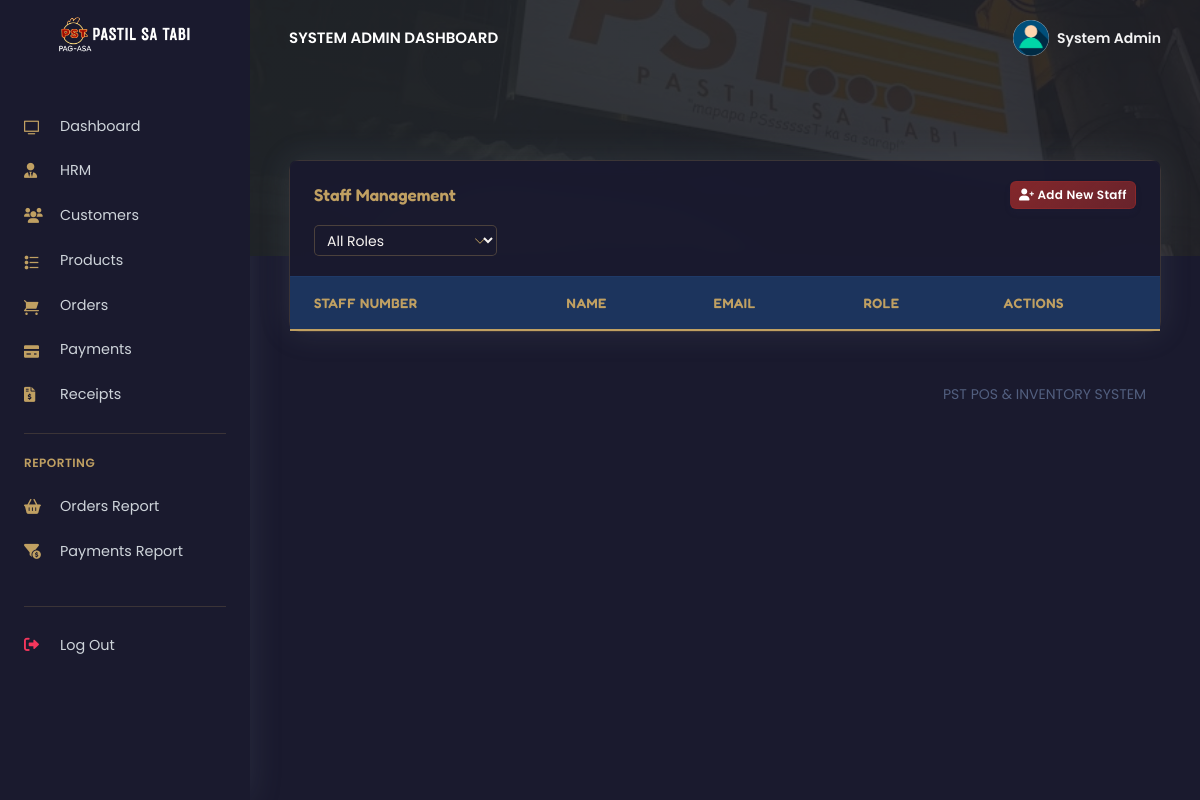
The page /PSTsystem/admin/hrm.php (signed in) on the database as committed earlier.
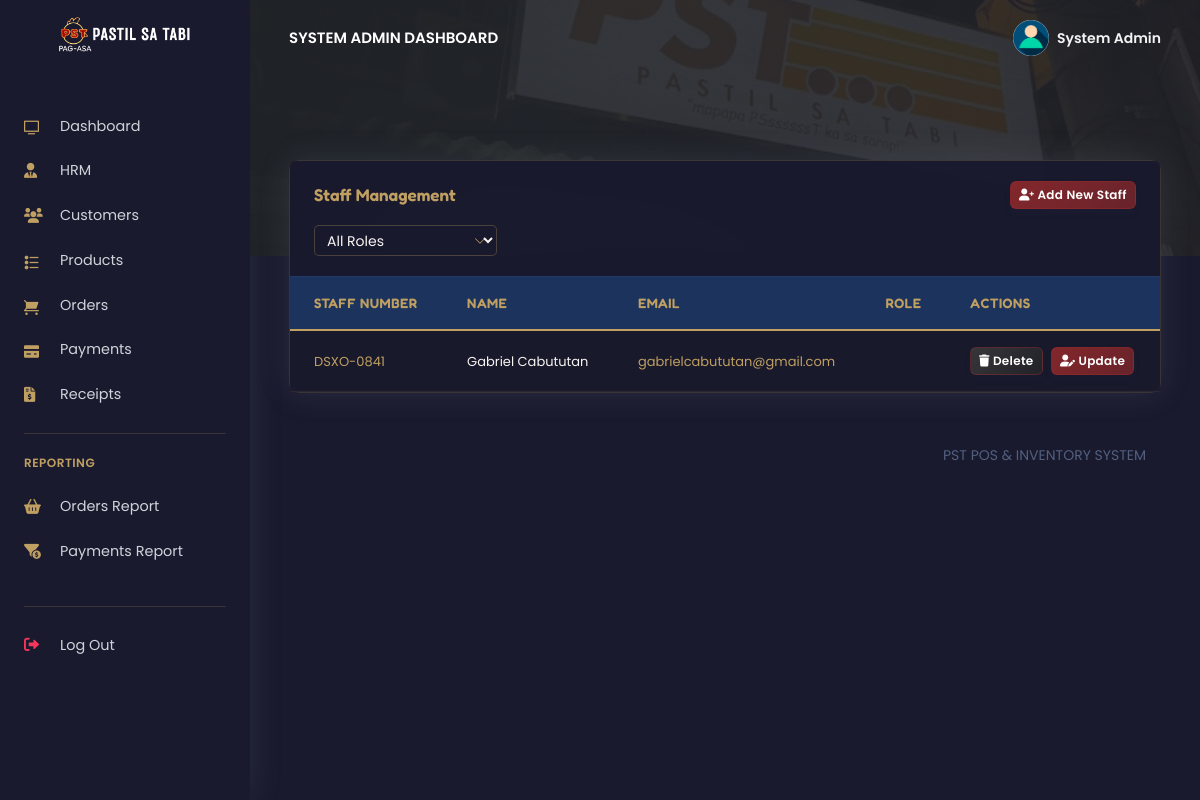
The same page on the database as committed later.
### tables this page shows
CREATE TABLE `rpos_admin` (
  `admin_id` varchar(200) NOT NULL,
  `admin_name` varchar(200) NOT NULL,
  `admin_email` varchar(200) NOT NULL,
  `admin_password` varchar(200) NOT NULL
);

CREATE TABLE `rpos_staff` (
  `staff_id` int(20) NOT NULL,
  `staff_name` varchar(200) NOT NULL,
  `staff_number` varchar(200) NOT NULL,
  `staff_email` varchar(200) NOT NULL,
  `staff_password` varchar(200) NOT NULL,
  `created_at` timestamp(6) NOT NULL DEFAULT current_timestamp(6) ON UPDATE current_timestamp(6)
);

### PSTsystem/admin/hrm.php (the view, shortened to what the changed rows need)
<?php
include('config/config.php');
require_once('partials/_head.php');
?>
<!DOCTYPE html>
<html lang="en">
<head>
    <link rel="stylesheet" href="https://cdnjs.cloudflare.com/ajax/libs/font-awesome/6.0.0/css/all.min.css">
</head>
<body>
  <?php require_once('partials/_sidebar.php'); ?>
  <div class="main-content">
    <?php require_once('partials/_topnav.php'); ?>
    <div class="container-fluid mt--7">
      <div class="row">
        <div class="col">
          <div class="card shadow">
            <div class="table-responsive">
              <table class="table align-items-center table-flush">
                <thead class="thead-dark">
                  <tr>
                    <th class="text-gold" scope="col">Staff Number</th>
                    <th scope="col">Name</th>
                    <th class="text-gold" scope="col">Email</th>
                    <th scope="col">Role</th>
                    <th scope="col">Actions</th>
                  </tr>
                </thead>
                <tbody>
                  <?php
                  $ret = "SELECT * FROM rpos_staff";
                  $stmt = $mysqli->prepare($ret);
                  $stmt->execute();
                  $res = $stmt->get_result();
                  while ($staff = $res->fetch_object()) {
                    $badge_class = '';
                  ?>
                    <tr>
                      <td class="text-gold"><?php echo $staff->staff_number; ?></td>
                      <td><?php echo $staff->staff_name; ?></td>
                      <td class="text-gold"><?php echo $staff->staff_email; ?></td>
                      <td>
                        <span class="badge-role <?php echo $badge_class; ?>">
                        </span>
                      </td>
                      <td>
                        <div class="d-flex">
                          <a href="hrm.php?delete=<?php echo $staff->staff_id; ?>" class="btn btn-sm btn-danger mr-2">
                            <i class="fas fa-trash"></i> Delete
                          </a>
                          <a href="update_staff.php?update=<?php echo $staff->staff_id; ?>" class="btn btn-sm btn-primary">
                            <i class="fas fa-user-edit"></i> Update
                          </a>
                        </div>
                      </td>
                    </tr>
                  <?php } ?>
                </tbody>
              </table>
            </div>
          </div>
        </div>
      </div>
    </div>
  </div>
</body>
</html>

### PSTsystem/admin/partials/_sidebar.php (shortened to what the changed rows need)
<?php
$admin_id = $_SESSION['admin_id'];
$ret = "SELECT * FROM  rpos_admin  WHERE admin_id = '$admin_id'";
$stmt = $mysqli->prepare($ret);
$stmt->execute();
$res = $stmt->get_result();
while ($admin = $res->fetch_object()) {
?>
  <nav class="navbar navbar-vertical fixed-left navbar-expand-md navbar-light sidebar" id="sidenav-main">
    <div class="container-fluid">
      <a class="navbar-brand pt-0" href="dashboard.php">
        <img src="assets/img/brand/repos.png" class="navbar-brand-img" alt="...">
      </a>
      <div class="collapse navbar-collapse" id="sidenav-collapse-main">
        <ul class="navbar-nav">
          <li class="nav-item">
            <a class="nav-link text-light" href="dashboard.php">
              <i class="ni ni-tv-2 text-gold"></i> Dashboard
            </a>
          </li>
          <li class="nav-item">
            <a class="nav-link text-light" href="hrm.php">
              <i class="fas fa-user-tie text-gold"></i> HRM
            </a>
          </li>
          <li class="nav-item">
            <a class="nav-link text-light" href="customers.php">
              <i class="fas fa-users text-gold"></i> Customers
            </a>
          </li>
          <li class="nav-item">
            <a class="nav-link text-light" href="products.php">
              <i class="ni ni-bullet-list-67 text-gold"></i> Products
            </a>
          </li>
          <li class="nav-item">
            <a class="nav-link text-light" href="orders.php">
              <i class="ni ni-cart text-gold"></i> Orders
            </a>
          </li>
          <li class="nav-item">
            <a class="nav-link text-light" href="payments.php">
              <i class="ni ni-credit-card text-gold"></i> Payments
            </a>
          </li>
          <li class="nav-item">
            <a class="nav-link text-light" href="receipts.php">
              <i class="fas fa-file-invoice-dollar text-gold"></i> Receipts
            </a>
          </li>
        </ul>
        <hr class="my-3" style="border-color: rgba(192, 160, 98, 0.2);">
        <h6 class="navbar-heading text-gold">Reporting</h6>
        <ul class="navbar-nav mb-md-3">
          <li class="nav-item">
            <a class="nav-link text-light" href="orders_reports.php">
              <i class="fas fa-shopping-basket text-gold"></i> Orders Report
            </a>
          </li>
          <li class="nav-item">
            <a class="nav-link text-light" href="payments_reports.php">
              <i class="fas fa-funnel-dollar text-gold"></i> Payments Report
            </a>
          </li>
        </ul>
        <hr class="my-3" style="border-color: rgba(192, 160, 98, 0.2);">
        <ul class="navbar-nav mb-md-3">
          <li class="nav-item">
            <a class="nav-link text-light" href="logout.php">
              <i class="fas fa-sign-out-alt text-danger"></i> Log Out
            </a>
          </li>
        </ul>
      </div>
    </div>
  </nav>
<?php } ?>

### PSTsystem/admin/partials/_topnav.php (shortened to what the changed rows need)
<?php
$admin_id = $_SESSION['admin_id'];
$ret = "SELECT * FROM  rpos_admin  WHERE admin_id = '$admin_id'";
$stmt = $mysqli->prepare($ret);
$stmt->execute();
$res = $stmt->get_result();
while ($admin = $res->fetch_object()) {
?>
    <nav class="navbar navbar-top navbar-expand-md navbar-dark" id="navbar-main">
        <div class="container-fluid">
            <a class="h4 mb-0 text-white text-uppercase d-none d-lg-inline-block" href="dashboard.php"><?php echo $admin->admin_name; ?> Dashboard</a>
            <ul class="navbar-nav align-items-center d-none d-md-flex">
                <li class="nav-item dropdown">
                    <a class="nav-link pr-0" href="#" role="button" data-toggle="dropdown" aria-haspopup="true" aria-expanded="false">
                        <div class="media align-items-center">
                            <span class="avatar avatar-sm rounded-circle">
                                <img alt="Image placeholder" src="assets/img/theme/user-a-min.png">
                            </span>
                            <div class="media-body ml-2 d-none d-lg-block">
                                <span class="mb-0 text-sm  font-weight-bold"><?php echo $admin->admin_name; ?></span>
                            </div>
                        </div>
                    </a>
                </li>
            </ul>
        </div>
    </nav>
<?php } ?>

Rows that differ between the two databases and show on the page:
added rpos_staff: staff_number "DSXO-0841", staff_name "Gabriel Cabututan", staff_email "gabrielcabututan@gmail.com"
